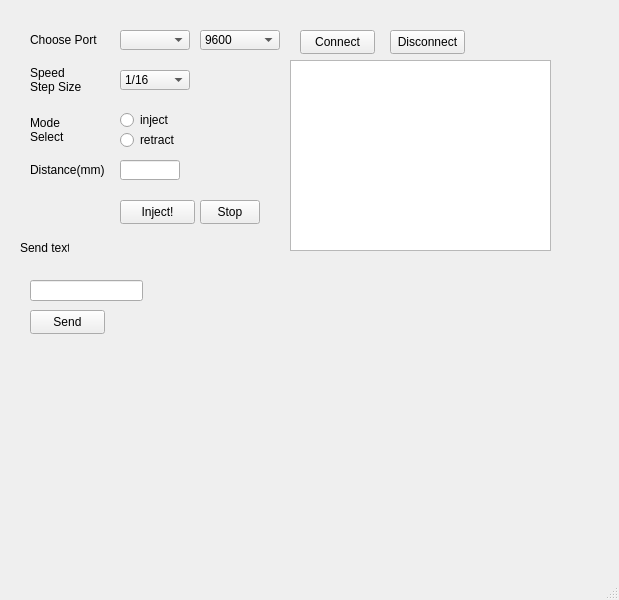
<?xml version="1.0" encoding="UTF-8"?>
<ui version="4.0">
 <class>MainWindow</class>
 <widget class="QMainWindow" name="MainWindow">
  <property name="geometry">
   <rect>
    <x>0</x>
    <y>0</y>
    <width>619</width>
    <height>600</height>
   </rect>
  </property>
  <property name="windowTitle">
   <string>MainWindow</string>
  </property>
  <property name="documentMode">
   <bool>false</bool>
  </property>
  <widget class="QWidget" name="centralwidget">
   <widget class="QLabel" name="label">
    <property name="geometry">
     <rect>
      <x>30</x>
      <y>60</y>
      <width>70</width>
      <height>40</height>
     </rect>
    </property>
    <property name="text">
     <string>Speed
Step Size</string>
    </property>
   </widget>
   <widget class="QComboBox" name="comboBox_step">
    <property name="geometry">
     <rect>
      <x>120</x>
      <y>70</y>
      <width>70</width>
      <height>20</height>
     </rect>
    </property>
    <item>
     <property name="text">
      <string>1/16</string>
     </property>
    </item>
    <item>
     <property name="text">
      <string>1/8</string>
     </property>
    </item>
    <item>
     <property name="text">
      <string>1/4</string>
     </property>
    </item>
    <item>
     <property name="text">
      <string>1/2</string>
     </property>
    </item>
    <item>
     <property name="text">
      <string>full</string>
     </property>
    </item>
   </widget>
   <widget class="QPushButton" name="pushButton_inject">
    <property name="geometry">
     <rect>
      <x>120</x>
      <y>200</y>
      <width>75</width>
      <height>24</height>
     </rect>
    </property>
    <property name="text">
     <string>Inject!</string>
    </property>
   </widget>
   <widget class="QComboBox" name="comboBox_ports">
    <property name="geometry">
     <rect>
      <x>120</x>
      <y>30</y>
      <width>70</width>
      <height>20</height>
     </rect>
    </property>
   </widget>
   <widget class="QLabel" name="label_3">
    <property name="geometry">
     <rect>
      <x>30</x>
      <y>30</y>
      <width>70</width>
      <height>20</height>
     </rect>
    </property>
    <property name="text">
     <string>Choose Port</string>
    </property>
   </widget>
   <widget class="QLabel" name="label_5">
    <property name="geometry">
     <rect>
      <x>20</x>
      <y>240</y>
      <width>49</width>
      <height>16</height>
     </rect>
    </property>
    <property name="text">
     <string>Send text</string>
    </property>
   </widget>
   <widget class="QRadioButton" name="radioButton_retract">
    <property name="geometry">
     <rect>
      <x>120</x>
      <y>130</y>
      <width>70</width>
      <height>20</height>
     </rect>
    </property>
    <property name="text">
     <string>retract</string>
    </property>
   </widget>
   <widget class="QRadioButton" name="radioButton_inject">
    <property name="geometry">
     <rect>
      <x>120</x>
      <y>110</y>
      <width>70</width>
      <height>20</height>
     </rect>
    </property>
    <property name="text">
     <string>inject</string>
    </property>
   </widget>
   <widget class="QLabel" name="label_2">
    <property name="geometry">
     <rect>
      <x>30</x>
      <y>110</y>
      <width>70</width>
      <height>40</height>
     </rect>
    </property>
    <property name="text">
     <string>Mode
Select</string>
    </property>
   </widget>
   <widget class="QLabel" name="label_6">
    <property name="geometry">
     <rect>
      <x>30</x>
      <y>160</y>
      <width>80</width>
      <height>20</height>
     </rect>
    </property>
    <property name="text">
     <string>Distance(mm)</string>
    </property>
   </widget>
   <widget class="QPushButton" name="pushButton_send">
    <property name="geometry">
     <rect>
      <x>30</x>
      <y>310</y>
      <width>75</width>
      <height>24</height>
     </rect>
    </property>
    <property name="text">
     <string>Send</string>
    </property>
   </widget>
   <widget class="QLineEdit" name="lineEdit_dataToSend">
    <property name="geometry">
     <rect>
      <x>30</x>
      <y>280</y>
      <width>113</width>
      <height>21</height>
     </rect>
    </property>
   </widget>
   <widget class="QComboBox" name="comboBox_port_baudrate">
    <property name="geometry">
     <rect>
      <x>200</x>
      <y>30</y>
      <width>80</width>
      <height>20</height>
     </rect>
    </property>
    <item>
     <property name="text">
      <string>9600</string>
     </property>
    </item>
    <item>
     <property name="text">
      <string>19200</string>
     </property>
    </item>
    <item>
     <property name="text">
      <string>38400</string>
     </property>
    </item>
    <item>
     <property name="text">
      <string>57600</string>
     </property>
    </item>
    <item>
     <property name="text">
      <string>115200</string>
     </property>
    </item>
   </widget>
   <widget class="QPushButton" name="pushButton_connect">
    <property name="geometry">
     <rect>
      <x>300</x>
      <y>30</y>
      <width>75</width>
      <height>24</height>
     </rect>
    </property>
    <property name="font">
     <font>
      <family>Arial</family>
      <bold>false</bold>
     </font>
    </property>
    <property name="text">
     <string>Connect</string>
    </property>
   </widget>
   <widget class="QPlainTextEdit" name="plainTextEdit_log">
    <property name="geometry">
     <rect>
      <x>290</x>
      <y>60</y>
      <width>261</width>
      <height>191</height>
     </rect>
    </property>
    <property name="frameShadow">
     <enum>QFrame::Shadow::Plain</enum>
    </property>
    <property name="lineWidth">
     <number>4</number>
    </property>
   </widget>
   <widget class="QPushButton" name="pushButton_disconnect">
    <property name="geometry">
     <rect>
      <x>390</x>
      <y>30</y>
      <width>75</width>
      <height>24</height>
     </rect>
    </property>
    <property name="font">
     <font>
      <family>Arial</family>
      <bold>false</bold>
     </font>
    </property>
    <property name="text">
     <string>Disconnect</string>
    </property>
   </widget>
   <widget class="QLineEdit" name="lineEdit_distance">
    <property name="geometry">
     <rect>
      <x>120</x>
      <y>160</y>
      <width>60</width>
      <height>20</height>
     </rect>
    </property>
   </widget>
   <widget class="QPushButton" name="pushButton_stop">
    <property name="geometry">
     <rect>
      <x>200</x>
      <y>200</y>
      <width>60</width>
      <height>24</height>
     </rect>
    </property>
    <property name="text">
     <string>Stop</string>
    </property>
   </widget>
  </widget>
  <widget class="QMenuBar" name="menubar">
   <property name="geometry">
    <rect>
     <x>0</x>
     <y>0</y>
     <width>619</width>
     <height>22</height>
    </rect>
   </property>
  </widget>
  <widget class="QStatusBar" name="statusbar"/>
 </widget>
 <resources/>
 <connections/>
</ui>
